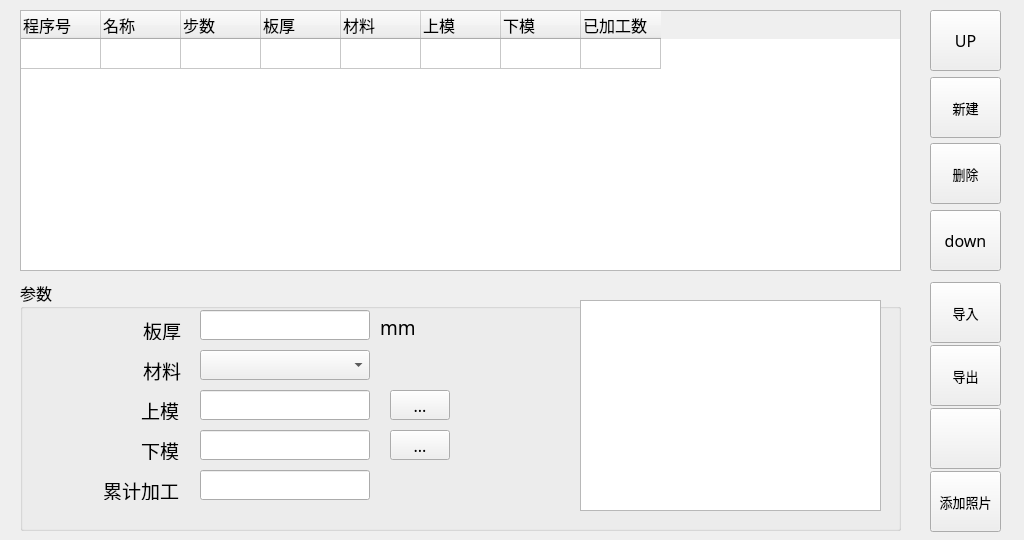
<?xml version="1.0" encoding="UTF-8"?>
<ui version="4.0">
 <class>Programdb</class>
 <widget class="QWidget" name="Programdb">
  <property name="geometry">
   <rect>
    <x>0</x>
    <y>0</y>
    <width>1024</width>
    <height>540</height>
   </rect>
  </property>
  <property name="font">
   <font>
    <family>文泉驿正黑</family>
    <pointsize>20</pointsize>
   </font>
  </property>
  <property name="cursor">
   <cursorShape>ArrowCursor</cursorShape>
  </property>
  <property name="windowTitle">
   <string>Form</string>
  </property>
  <widget class="QGroupBox" name="groupBox">
   <property name="geometry">
    <rect>
     <x>20</x>
     <y>280</y>
     <width>881</width>
     <height>251</height>
    </rect>
   </property>
   <property name="font">
    <font>
     <family>Sans Serif</family>
     <pointsize>12</pointsize>
    </font>
   </property>
   <property name="title">
    <string>参数</string>
   </property>
   <widget class="QLabel" name="label_boardThickness">
    <property name="geometry">
     <rect>
      <x>30</x>
      <y>40</y>
      <width>131</width>
      <height>20</height>
     </rect>
    </property>
    <property name="font">
     <font>
      <pointsize>14</pointsize>
     </font>
    </property>
    <property name="text">
     <string>板厚</string>
    </property>
    <property name="alignment">
     <set>Qt::AlignRight|Qt::AlignTrailing|Qt::AlignVCenter</set>
    </property>
   </widget>
   <widget class="QLabel" name="label_material">
    <property name="geometry">
     <rect>
      <x>30</x>
      <y>80</y>
      <width>131</width>
      <height>21</height>
     </rect>
    </property>
    <property name="font">
     <font>
      <pointsize>14</pointsize>
     </font>
    </property>
    <property name="text">
     <string>材料</string>
    </property>
    <property name="alignment">
     <set>Qt::AlignRight|Qt::AlignTrailing|Qt::AlignVCenter</set>
    </property>
   </widget>
   <widget class="QLabel" name="label_mould">
    <property name="geometry">
     <rect>
      <x>28</x>
      <y>120</y>
      <width>131</width>
      <height>20</height>
     </rect>
    </property>
    <property name="font">
     <font>
      <pointsize>14</pointsize>
     </font>
    </property>
    <property name="text">
     <string>上模</string>
    </property>
    <property name="alignment">
     <set>Qt::AlignRight|Qt::AlignTrailing|Qt::AlignVCenter</set>
    </property>
   </widget>
   <widget class="QLineEdit" name="lineEdit_P_boardThickness">
    <property name="geometry">
     <rect>
      <x>180</x>
      <y>30</y>
      <width>170</width>
      <height>30</height>
     </rect>
    </property>
    <property name="focusPolicy">
     <enum>Qt::ClickFocus</enum>
    </property>
    <property name="maxLength">
     <number>5</number>
    </property>
   </widget>
   <widget class="QLabel" name="label_19">
    <property name="geometry">
     <rect>
      <x>360</x>
      <y>40</y>
      <width>58</width>
      <height>15</height>
     </rect>
    </property>
    <property name="font">
     <font>
      <family>Sans Serif</family>
      <pointsize>14</pointsize>
     </font>
    </property>
    <property name="text">
     <string>mm</string>
    </property>
   </widget>
   <widget class="QLabel" name="label_mould_2">
    <property name="geometry">
     <rect>
      <x>28</x>
      <y>160</y>
      <width>131</width>
      <height>20</height>
     </rect>
    </property>
    <property name="font">
     <font>
      <pointsize>14</pointsize>
     </font>
    </property>
    <property name="text">
     <string>下模</string>
    </property>
    <property name="alignment">
     <set>Qt::AlignRight|Qt::AlignTrailing|Qt::AlignVCenter</set>
    </property>
   </widget>
   <widget class="QLineEdit" name="lineEdit_P_UpMolds">
    <property name="geometry">
     <rect>
      <x>180</x>
      <y>110</y>
      <width>170</width>
      <height>30</height>
     </rect>
    </property>
    <property name="focusPolicy">
     <enum>Qt::ClickFocus</enum>
    </property>
    <property name="readOnly">
     <bool>true</bool>
    </property>
   </widget>
   <widget class="QLineEdit" name="lineEdit_P_LowerMolds">
    <property name="geometry">
     <rect>
      <x>180</x>
      <y>150</y>
      <width>170</width>
      <height>30</height>
     </rect>
    </property>
    <property name="focusPolicy">
     <enum>Qt::ClickFocus</enum>
    </property>
    <property name="readOnly">
     <bool>true</bool>
    </property>
   </widget>
   <widget class="QPushButton" name="pushButton">
    <property name="geometry">
     <rect>
      <x>370</x>
      <y>110</y>
      <width>60</width>
      <height>30</height>
     </rect>
    </property>
    <property name="text">
     <string>...</string>
    </property>
   </widget>
   <widget class="QPushButton" name="pushButton_2">
    <property name="geometry">
     <rect>
      <x>370</x>
      <y>150</y>
      <width>60</width>
      <height>30</height>
     </rect>
    </property>
    <property name="text">
     <string>...</string>
    </property>
   </widget>
   <widget class="QComboBox" name="comboBox_P_material">
    <property name="geometry">
     <rect>
      <x>180</x>
      <y>70</y>
      <width>170</width>
      <height>30</height>
     </rect>
    </property>
    <property name="editable">
     <bool>false</bool>
    </property>
    <property name="modelColumn">
     <number>0</number>
    </property>
   </widget>
   <widget class="QGraphicsView" name="graphicsView">
    <property name="geometry">
     <rect>
      <x>560</x>
      <y>20</y>
      <width>301</width>
      <height>211</height>
     </rect>
    </property>
   </widget>
   <widget class="QLineEdit" name="lineEdit_P_Total">
    <property name="geometry">
     <rect>
      <x>180</x>
      <y>190</y>
      <width>170</width>
      <height>30</height>
     </rect>
    </property>
    <property name="focusPolicy">
     <enum>Qt::ClickFocus</enum>
    </property>
   </widget>
   <widget class="QLabel" name="label_pic">
    <property name="geometry">
     <rect>
      <x>580</x>
      <y>40</y>
      <width>261</width>
      <height>171</height>
     </rect>
    </property>
    <property name="text">
     <string/>
    </property>
    <property name="pixmap">
     <pixmap resource="A66-appsrc.qrc">:/PIC/PIC/P01.jpg</pixmap>
    </property>
    <property name="scaledContents">
     <bool>true</bool>
    </property>
   </widget>
   <widget class="QLabel" name="label_mould_3">
    <property name="geometry">
     <rect>
      <x>28</x>
      <y>200</y>
      <width>131</width>
      <height>20</height>
     </rect>
    </property>
    <property name="font">
     <font>
      <pointsize>14</pointsize>
     </font>
    </property>
    <property name="text">
     <string>累计加工</string>
    </property>
    <property name="alignment">
     <set>Qt::AlignRight|Qt::AlignTrailing|Qt::AlignVCenter</set>
    </property>
   </widget>
  </widget>
  <widget class="QTableWidget" name="tableWidget_Programdb">
   <property name="geometry">
    <rect>
     <x>20</x>
     <y>10</y>
     <width>881</width>
     <height>261</height>
    </rect>
   </property>
   <property name="sizePolicy">
    <sizepolicy hsizetype="Expanding" vsizetype="Expanding">
     <horstretch>0</horstretch>
     <verstretch>0</verstretch>
    </sizepolicy>
   </property>
   <property name="font">
    <font>
     <family>Sans Serif</family>
     <pointsize>12</pointsize>
    </font>
   </property>
   <property name="mouseTracking">
    <bool>true</bool>
   </property>
   <property name="acceptDrops">
    <bool>false</bool>
   </property>
   <property name="layoutDirection">
    <enum>Qt::LeftToRight</enum>
   </property>
   <property name="midLineWidth">
    <number>1</number>
   </property>
   <property name="verticalScrollBarPolicy">
    <enum>Qt::ScrollBarAsNeeded</enum>
   </property>
   <property name="horizontalScrollBarPolicy">
    <enum>Qt::ScrollBarAsNeeded</enum>
   </property>
   <property name="autoScroll">
    <bool>true</bool>
   </property>
   <property name="autoScrollMargin">
    <number>16</number>
   </property>
   <property name="editTriggers">
    <set>QAbstractItemView::NoEditTriggers</set>
   </property>
   <property name="tabKeyNavigation">
    <bool>true</bool>
   </property>
   <property name="showDropIndicator" stdset="0">
    <bool>true</bool>
   </property>
   <property name="dragEnabled">
    <bool>true</bool>
   </property>
   <property name="dragDropOverwriteMode">
    <bool>false</bool>
   </property>
   <property name="alternatingRowColors">
    <bool>false</bool>
   </property>
   <property name="selectionMode">
    <enum>QAbstractItemView::SingleSelection</enum>
   </property>
   <property name="selectionBehavior">
    <enum>QAbstractItemView::SelectRows</enum>
   </property>
   <property name="textElideMode">
    <enum>Qt::ElideRight</enum>
   </property>
   <property name="verticalScrollMode">
    <enum>QAbstractItemView::ScrollPerPixel</enum>
   </property>
   <property name="horizontalScrollMode">
    <enum>QAbstractItemView::ScrollPerPixel</enum>
   </property>
   <property name="gridStyle">
    <enum>Qt::SolidLine</enum>
   </property>
   <property name="sortingEnabled">
    <bool>false</bool>
   </property>
   <property name="rowCount">
    <number>1</number>
   </property>
   <property name="columnCount">
    <number>8</number>
   </property>
   <attribute name="horizontalHeaderVisible">
    <bool>true</bool>
   </attribute>
   <attribute name="horizontalHeaderCascadingSectionResizes">
    <bool>false</bool>
   </attribute>
   <attribute name="horizontalHeaderDefaultSectionSize">
    <number>80</number>
   </attribute>
   <attribute name="horizontalHeaderHighlightSections">
    <bool>true</bool>
   </attribute>
   <attribute name="horizontalHeaderMinimumSectionSize">
    <number>27</number>
   </attribute>
   <attribute name="horizontalHeaderShowSortIndicator" stdset="0">
    <bool>false</bool>
   </attribute>
   <attribute name="horizontalHeaderStretchLastSection">
    <bool>false</bool>
   </attribute>
   <attribute name="verticalHeaderVisible">
    <bool>false</bool>
   </attribute>
   <attribute name="verticalHeaderDefaultSectionSize">
    <number>30</number>
   </attribute>
   <attribute name="verticalHeaderShowSortIndicator" stdset="0">
    <bool>false</bool>
   </attribute>
   <row/>
   <column>
    <property name="text">
     <string>程序号</string>
    </property>
    <property name="font">
     <font>
      <family>Sans Serif</family>
      <pointsize>12</pointsize>
     </font>
    </property>
    <property name="textAlignment">
     <set>AlignLeft|AlignVCenter</set>
    </property>
   </column>
   <column>
    <property name="text">
     <string>名称</string>
    </property>
    <property name="font">
     <font>
      <pointsize>12</pointsize>
     </font>
    </property>
    <property name="textAlignment">
     <set>AlignLeft|AlignVCenter</set>
    </property>
   </column>
   <column>
    <property name="text">
     <string>步数</string>
    </property>
    <property name="font">
     <font>
      <family>Sans Serif</family>
      <pointsize>12</pointsize>
     </font>
    </property>
    <property name="textAlignment">
     <set>AlignLeft|AlignVCenter</set>
    </property>
   </column>
   <column>
    <property name="text">
     <string>板厚</string>
    </property>
    <property name="font">
     <font>
      <family>Sans Serif</family>
      <pointsize>12</pointsize>
     </font>
    </property>
    <property name="textAlignment">
     <set>AlignLeft|AlignVCenter</set>
    </property>
   </column>
   <column>
    <property name="text">
     <string>材料</string>
    </property>
    <property name="font">
     <font>
      <family>Sans Serif</family>
      <pointsize>12</pointsize>
     </font>
    </property>
    <property name="textAlignment">
     <set>AlignLeft|AlignVCenter</set>
    </property>
   </column>
   <column>
    <property name="text">
     <string>上模</string>
    </property>
    <property name="font">
     <font>
      <family>Sans Serif</family>
      <pointsize>12</pointsize>
     </font>
    </property>
    <property name="textAlignment">
     <set>AlignLeft|AlignVCenter</set>
    </property>
   </column>
   <column>
    <property name="text">
     <string>下模</string>
    </property>
    <property name="font">
     <font>
      <family>Sans Serif</family>
      <pointsize>12</pointsize>
     </font>
    </property>
    <property name="textAlignment">
     <set>AlignLeft|AlignVCenter</set>
    </property>
   </column>
   <column>
    <property name="text">
     <string>已加工数</string>
    </property>
    <property name="font">
     <font>
      <family>Sans Serif</family>
      <pointsize>12</pointsize>
     </font>
    </property>
    <property name="textAlignment">
     <set>AlignLeft|AlignVCenter</set>
    </property>
   </column>
   <item row="0" column="0">
    <property name="text">
     <string/>
    </property>
    <property name="textAlignment">
     <set>AlignHCenter|AlignVCenter|AlignCenter</set>
    </property>
   </item>
  </widget>
  <widget class="QToolButton" name="pushButton_Left_2">
   <property name="geometry">
    <rect>
     <x>930</x>
     <y>77</y>
     <width>71</width>
     <height>61</height>
    </rect>
   </property>
   <property name="font">
    <font>
     <family>Sans Serif</family>
     <pointsize>10</pointsize>
    </font>
   </property>
   <property name="text">
    <string>新建</string>
   </property>
   <property name="icon">
    <iconset resource="A66-appsrc.qrc">
     <normaloff>:/ico/ICO/P1-NEW.png</normaloff>:/ico/ICO/P1-NEW.png</iconset>
   </property>
   <property name="iconSize">
    <size>
     <width>36</width>
     <height>36</height>
    </size>
   </property>
   <property name="toolButtonStyle">
    <enum>Qt::ToolButtonTextUnderIcon</enum>
   </property>
  </widget>
  <widget class="QToolButton" name="pushButton_Left_5">
   <property name="geometry">
    <rect>
     <x>930</x>
     <y>282</y>
     <width>71</width>
     <height>61</height>
    </rect>
   </property>
   <property name="font">
    <font>
     <family>Sans Serif</family>
     <pointsize>10</pointsize>
    </font>
   </property>
   <property name="text">
    <string>导入</string>
   </property>
   <property name="icon">
    <iconset resource="A66-appsrc.qrc">
     <normaloff>:/ico/ICO/P1-IMPORT.png</normaloff>:/ico/ICO/P1-IMPORT.png</iconset>
   </property>
   <property name="iconSize">
    <size>
     <width>36</width>
     <height>36</height>
    </size>
   </property>
   <property name="toolButtonStyle">
    <enum>Qt::ToolButtonTextUnderIcon</enum>
   </property>
  </widget>
  <widget class="QToolButton" name="pushButton_Left_6">
   <property name="geometry">
    <rect>
     <x>930</x>
     <y>345</y>
     <width>71</width>
     <height>61</height>
    </rect>
   </property>
   <property name="font">
    <font>
     <family>Sans Serif</family>
     <pointsize>10</pointsize>
    </font>
   </property>
   <property name="text">
    <string>导出</string>
   </property>
   <property name="icon">
    <iconset resource="A66-appsrc.qrc">
     <normaloff>:/ico/ICO/P1-OUTPORT.png</normaloff>:/ico/ICO/P1-OUTPORT.png</iconset>
   </property>
   <property name="iconSize">
    <size>
     <width>36</width>
     <height>36</height>
    </size>
   </property>
   <property name="toolButtonStyle">
    <enum>Qt::ToolButtonTextUnderIcon</enum>
   </property>
  </widget>
  <widget class="QToolButton" name="pushButton_Left_3">
   <property name="geometry">
    <rect>
     <x>930</x>
     <y>143</y>
     <width>71</width>
     <height>61</height>
    </rect>
   </property>
   <property name="font">
    <font>
     <family>Sans Serif</family>
     <pointsize>10</pointsize>
    </font>
   </property>
   <property name="text">
    <string>删除</string>
   </property>
   <property name="icon">
    <iconset resource="A66-appsrc.qrc">
     <normaloff>:/ico/ICO/P1-DEL.png</normaloff>:/ico/ICO/P1-DEL.png</iconset>
   </property>
   <property name="iconSize">
    <size>
     <width>36</width>
     <height>36</height>
    </size>
   </property>
   <property name="toolButtonStyle">
    <enum>Qt::ToolButtonTextUnderIcon</enum>
   </property>
  </widget>
  <widget class="QToolButton" name="pushButton_Left_8">
   <property name="geometry">
    <rect>
     <x>930</x>
     <y>471</y>
     <width>71</width>
     <height>61</height>
    </rect>
   </property>
   <property name="font">
    <font>
     <family>Sans Serif</family>
     <pointsize>10</pointsize>
    </font>
   </property>
   <property name="text">
    <string>添加照片</string>
   </property>
   <property name="icon">
    <iconset resource="A66-appsrc.qrc">
     <normaloff>:/ico/ICO/P1-PIC.png</normaloff>:/ico/ICO/P1-PIC.png</iconset>
   </property>
   <property name="iconSize">
    <size>
     <width>36</width>
     <height>36</height>
    </size>
   </property>
   <property name="toolButtonStyle">
    <enum>Qt::ToolButtonTextUnderIcon</enum>
   </property>
  </widget>
  <widget class="QToolButton" name="pushButton_Left_7">
   <property name="geometry">
    <rect>
     <x>930</x>
     <y>408</y>
     <width>71</width>
     <height>61</height>
    </rect>
   </property>
   <property name="font">
    <font>
     <family>Sans Serif</family>
     <pointsize>12</pointsize>
    </font>
   </property>
   <property name="text">
    <string/>
   </property>
   <property name="iconSize">
    <size>
     <width>36</width>
     <height>36</height>
    </size>
   </property>
   <property name="toolButtonStyle">
    <enum>Qt::ToolButtonTextUnderIcon</enum>
   </property>
  </widget>
  <widget class="QToolButton" name="pushButton_Left_1">
   <property name="geometry">
    <rect>
     <x>930</x>
     <y>10</y>
     <width>71</width>
     <height>61</height>
    </rect>
   </property>
   <property name="font">
    <font>
     <family>Sans Serif</family>
     <pointsize>12</pointsize>
    </font>
   </property>
   <property name="text">
    <string>UP</string>
   </property>
   <property name="icon">
    <iconset resource="A66-appsrc.qrc">
     <normaloff>:/ico/ICO/P2-UP.png</normaloff>:/ico/ICO/P2-UP.png</iconset>
   </property>
   <property name="iconSize">
    <size>
     <width>36</width>
     <height>36</height>
    </size>
   </property>
   <property name="toolButtonStyle">
    <enum>Qt::ToolButtonIconOnly</enum>
   </property>
  </widget>
  <widget class="QToolButton" name="pushButton_Left_4">
   <property name="geometry">
    <rect>
     <x>930</x>
     <y>210</y>
     <width>71</width>
     <height>61</height>
    </rect>
   </property>
   <property name="font">
    <font>
     <family>Sans Serif</family>
     <pointsize>12</pointsize>
    </font>
   </property>
   <property name="text">
    <string>down</string>
   </property>
   <property name="icon">
    <iconset resource="A66-appsrc.qrc">
     <normaloff>:/ico/ICO/P2-DOWN.png</normaloff>:/ico/ICO/P2-DOWN.png</iconset>
   </property>
   <property name="iconSize">
    <size>
     <width>36</width>
     <height>36</height>
    </size>
   </property>
  </widget>
 </widget>
 <resources>
  <include location="A66-appsrc.qrc"/>
 </resources>
 <connections/>
</ui>
